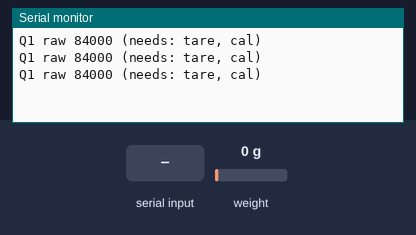
A sketch run on a simulated ESP32. On the bench: the last lines printed to the serial monitor. Wiring (inferred from the names in the program): HX711 load-cell converter: data GPIO 19; SCK GPIO 18. Inputs (shaded band) come from the test bench; at power-on: weight on the scale 0 g. EEPROM starts erased.

Above: at 1.5 s.
1.6 s: "tare\n" received over Serial
4.6 s: "show\n" received over Serial
At 4.96 s:
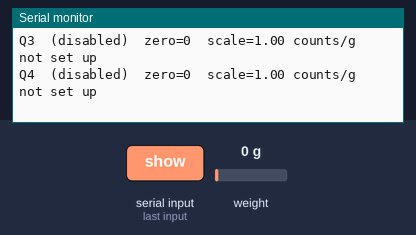
6.1 s: "plot\n" received over Serial
At 7.3 s:
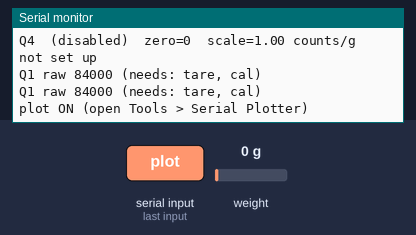
7.6 s: "raw\n" received over Serial
At 8.8 s:
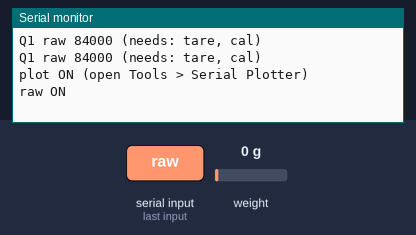
9.1 s: "reset\n" received over Serial
At 9.5 s:
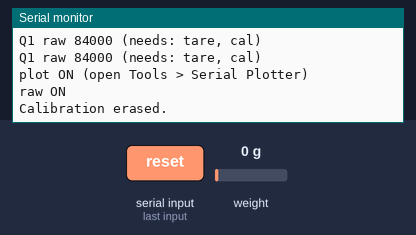
10.6 s: "90,45\n" received over Serial
At 11.2 s:
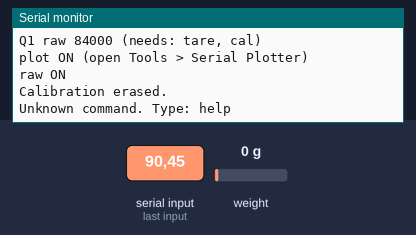
Timing chart, 0 to 13.1 s (numbered marks = the images above; inputs shaded):
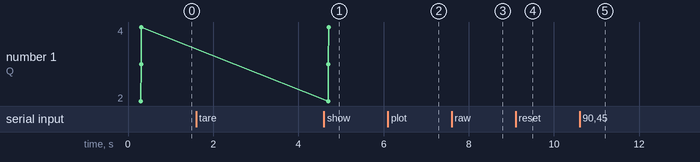

The sketch:

LoadCell_Live.ino
```cpp
/*
  LoadCell_Live.ino  -  see the weight on your load cells, live, and see every CHANGE as it happens.
  (bring-up / test sketch: NO Wi-Fi, NO server. Use it to check wiring + calibrate. Then flash Shelf_Shelf.ino.)

  WIRING (same as the final shelf)         Q1 = DOUT -> GPIO19     Q2 -> GPIO21    Q3 -> GPIO22    Q4 -> GPIO23
    every HX711:  SCK/CLK -> GPIO18 (shared),  VCC -> 3V3,  GND -> GND
    only have ONE HX711 wired so far?  Leave ENABLED = {true,false,false,false} below. Wired two? set the 2nd to true.

  ARDUINO IDE:  Board "ESP32 Dev Module"   Serial Monitor: 115200 baud, line ending "Newline"   No libraries needed.

  FIRST TIME (do these in the Serial Monitor, one at a time):
     1. empty tray ........................ type:  tare
     2. put a KNOWN weight on that tray ... type:  cal 1 500      (cell number, weight in grams - a 500 g..2 kg weight is best)
     3. take it off / put it on ........... the line should show ~0 g and ~500 g. Done - it is saved in the ESP32.
  Calibration is saved with the same keys as Shelf_Shelf.ino, so you do not need to redo it there.

  WHAT YOU SEE
     Q1   181.2 g  still      <- every half second: current weight, and whether it is moving or still
     >>> Q1  +181.0 g  PLACED   (now 181.2 g)    <- printed ONCE each time the weight changes by 5 g or more and settles
  Type  plot  to get numbers the Arduino "Serial Plotter" can draw as a live graph.
*/
#include <Preferences.h>

// =============================== EDIT THESE ===============================
const uint8_t PIN_CLK     = 18;
const uint8_t PIN_DOUT[4] = {19, 21, 22, 23};          // Q1..Q4
bool ENABLED[4]           = {true, false, false, false}; // set true for every HX711 you have wired
const uint32_t SAMPLE_MS  = 100;       // HX711 gives 10 readings per second
const uint32_t PRINT_MS   = 500;       // how often the live line prints
const float STABLE_TOL_G  = 3.0f;      // last 8 readings agree within 3 g  -> "still"
const float EVENT_MIN_G   = 5.0f;      // report a change only if it is at least 5 g
const int   CAL_SAMPLES   = 20;        // readings averaged for tare / cal (~2 s)
// ==========================================================================

static portMUX_TYPE hxMux = portMUX_INITIALIZER_UNLOCKED;

class HX711Multi {                      // reads every ENABLED chip at once (shared clock)
public:
  void begin() {
    pinMode(PIN_CLK, OUTPUT); digitalWrite(PIN_CLK, LOW);
    for (int i = 0; i < 4; i++) pinMode(PIN_DOUT[i], INPUT);
  }
  bool readEnabled(int32_t out[4], uint32_t timeoutMs = 300) {
    uint32_t t0 = millis();
    while (!ready()) { if (millis() - t0 > timeoutMs) return false; delay(1); }
    uint32_t v[4] = {0, 0, 0, 0};
    portENTER_CRITICAL(&hxMux);
    for (int b = 0; b < 24; b++) {
      digitalWrite(PIN_CLK, HIGH); delayMicroseconds(1);
      for (int i = 0; i < 4; i++) if (ENABLED[i]) v[i] = (v[i] << 1) | (digitalRead(PIN_DOUT[i]) ? 1u : 0u);
      digitalWrite(PIN_CLK, LOW);  delayMicroseconds(1);
    }
    digitalWrite(PIN_CLK, HIGH); delayMicroseconds(1);     // 25th pulse: next reading = channel A, gain 128
    digitalWrite(PIN_CLK, LOW);
    portEXIT_CRITICAL(&hxMux);
    for (int i = 0; i < 4; i++) { if (v[i] & 0x800000u) v[i] |= 0xFF000000u; out[i] = (int32_t)v[i]; }
    return true;
  }
private:
  bool ready() {
    bool any = false;
    for (int i = 0; i < 4; i++) if (ENABLED[i]) { any = true; if (digitalRead(PIN_DOUT[i])) return false; }
    return any;
  }
};

// follows one quadrant: smooth value, still/moving, and "a change just happened"
struct Tracker {
  static const int W = 8;
  float buf[W]; int head = 0, count = 0; float baseline = 0; bool have = false;
  void reset() { head = 0; count = 0; have = false; }
  // returns true when a settled change >= EVENT_MIN_G happened; fills delta + now
  bool push(float g, bool &still, float &now, float &delta) {
    buf[head] = g; head = (head + 1) % W; if (count < W) count++;
    float lo = buf[0], hi = buf[0], s = 0;
    for (int i = 0; i < count; i++) { if (buf[i] < lo) lo = buf[i]; if (buf[i] > hi) hi = buf[i]; s += buf[i]; }
    now = s / count;
    still = (count == W) && ((hi - lo) <= STABLE_TOL_G);
    if (!still) return false;
    if (!have) { baseline = now; have = true; return false; }
    if (fabsf(now - baseline) >= EVENT_MIN_G) { delta = now - baseline; baseline = now; return true; }
    return false;
  }
};

HX711Multi hx;
Tracker    trk[4];
Preferences prefs;
float zeroRaw[4] = {0, 0, 0, 0}, scaleCpg[4] = {1, 1, 1, 1};
bool  calibrated[4] = {false, false, false, false}, tared[4] = {false, false, false, false};
bool  plotMode = false, rawMode = false;
char  cmd[64]; int cmdLen = 0;
uint32_t nextSample = 0, nextPrint = 0;
float lastNow[4] = {0, 0, 0, 0}; bool lastStill[4] = {false, false, false, false};
int32_t lastRaw[4] = {0, 0, 0, 0};
bool gotReading = false; uint32_t lastGoodMs = 0;

float toGrams(int q, int32_t raw) { return ((float)raw - zeroRaw[q]) / scaleCpg[q]; }

void saveQ(int q) {                       // same keys as Shelf_Shelf.ino
  char k[8];
  snprintf(k, sizeof k, "z%d", q);  prefs.putFloat(k, zeroRaw[q]);
  snprintf(k, sizeof k, "s%d", q);  prefs.putFloat(k, scaleCpg[q]);
  snprintf(k, sizeof k, "ok%d", q); prefs.putBool(k, calibrated[q]);
  snprintf(k, sizeof k, "t%d", q);  prefs.putBool(k, tared[q]);
}
void loadAll() {
  for (int q = 0; q < 4; q++) {
    char k[8];
    snprintf(k, sizeof k, "z%d", q);  zeroRaw[q]  = prefs.getFloat(k, 0);
    snprintf(k, sizeof k, "s%d", q);  scaleCpg[q] = prefs.getFloat(k, 1);
    snprintf(k, sizeof k, "ok%d", q); calibrated[q] = prefs.getBool(k, false);
    snprintf(k, sizeof k, "t%d", q);  tared[q] = prefs.getBool(k, false);
    if (scaleCpg[q] == 0) { scaleCpg[q] = 1; calibrated[q] = false; }
  }
}
void showCal() {
  Serial.println("---- saved calibration ----");
  for (int q = 0; q < 4; q++)
    Serial.printf("Q%d  %s  zero=%.0f  scale=%.2f counts/g  %s\n", q + 1, ENABLED[q] ? "(enabled) " : "(disabled)", zeroRaw[q], scaleCpg[q],
                  calibrated[q] ? "CALIBRATED" : (tared[q] ? "tared - now type: cal <q> <grams>" : "not set up"));
}
bool avgRaw(float out[4], int n) {
  double s[4] = {0, 0, 0, 0}; int got = 0, tries = 0;
  while (got < n && tries < n * 4) {
    int32_t r[4]; tries++;
    if (hx.readEnabled(r)) { for (int i = 0; i < 4; i++) s[i] += r[i]; got++; }
  }
  if (got < n / 2) return false;
  for (int i = 0; i < 4; i++) out[i] = (float)(s[i] / got);
  return true;
}
void help() {
  Serial.println("Commands (type, press Enter):");
  Serial.println("  tare          empty trays = 0 g (all enabled cells)      tare 2 = only Q2");
  Serial.println("  cal 1 500     put a KNOWN weight (grams) on Q1's tray, then type this");
  Serial.println("  show          saved calibration        raw  toggle raw counts (wiring check)");
  Serial.println("  plot          toggle numbers for Serial Plotter           reset  erase calibration");
}
void doTare(int only) {
  float a[4];
  if (!avgRaw(a, CAL_SAMPLES)) { Serial.println("TARE FAILED: no HX711 answered. Check VCC/GND/CLK/DOUT wiring and ENABLED[]."); return; }
  for (int q = 0; q < 4; q++) if (ENABLED[q] && (only < 0 || only == q)) { zeroRaw[q] = a[q]; tared[q] = true; saveQ(q); trk[q].reset(); Serial.printf("Q%d zero set (%.0f)%s\n", q + 1, a[q], calibrated[q] ? "" : "  -> now: cal " "<q> <grams>"); }
}
void doCal(int q, float known) {
  if (!ENABLED[q]) { Serial.printf("Q%d is disabled in ENABLED[] (top of the sketch).\n", q + 1); return; }
  if (!tared[q]) { Serial.printf("Q%d has no zero yet. Empty the tray and type: tare\n", q + 1); return; }
  if (known < 50) { Serial.println("Use a known weight of at least 50 g (500 g to 2 kg is best)."); return; }
  float a[4];
  if (!avgRaw(a, CAL_SAMPLES)) { Serial.println("CAL FAILED: HX711 not responding."); return; }
  float diff = a[q] - zeroRaw[q];
  if (fabsf(diff) < 2000) { Serial.printf("Q%d barely changed (%.0f counts). Is the weight on Q%d's tray, and did you tare first?\n", q + 1, diff, q + 1); return; }
  scaleCpg[q] = diff / known; calibrated[q] = true; saveQ(q); trk[q].reset();
  Serial.printf("Q%d calibrated: %.2f counts/g%s\n", q + 1, scaleCpg[q], diff < 0 ? "  (negative = A+/A- swapped; handled)" : "");
  float mag = fabsf(scaleCpg[q]);
  if (mag < 50 || mag > 1500) Serial.println("  WARNING: expected roughly 100-500 counts/g. Check wiring and that the weight is on the free end.");
  Serial.println("  Now take the weight off and on again: you should see ~0 g and ~the known weight.");
}
void handleCmd(char* s) {
  int q = 0; float g = 0;
  if (!strcmp(s, "help") || !strcmp(s, "?")) help();
  else if (!strcmp(s, "tare")) doTare(-1);
  else if (sscanf(s, "tare %d", &q) == 1 && q >= 1 && q <= 4) doTare(q - 1);
  else if (sscanf(s, "cal %d %f", &q, &g) == 2 && q >= 1 && q <= 4) doCal(q - 1, g);
  else if (!strcmp(s, "show")) showCal();
  else if (!strcmp(s, "plot")) { plotMode = !plotMode; Serial.println(plotMode ? "plot ON (open Tools > Serial Plotter)" : "plot OFF"); }
  else if (!strcmp(s, "raw")) { rawMode = !rawMode; Serial.println(rawMode ? "raw ON" : "raw OFF"); }
  else if (!strcmp(s, "reset")) { prefs.clear(); for (int i = 0; i < 4; i++) { zeroRaw[i] = 0; scaleCpg[i] = 1; calibrated[i] = false; tared[i] = false; trk[i].reset(); } Serial.println("Calibration erased."); }
  else if (s[0]) Serial.println("Unknown command. Type: help");
}
void pollSerial() {
  while (Serial.available()) {
    char c = (char)Serial.read();
    if (c == '\r') continue;
    if (c == '\n') { cmd[cmdLen] = 0; handleCmd(cmd); cmdLen = 0; }
    else if (cmdLen < (int)sizeof(cmd) - 1) cmd[cmdLen++] = (char)tolower(c);
  }
}

void setup() {
  Serial.begin(115200); delay(300);
  Serial.println("\n=== LoadCell_Live ===");
  hx.begin();
  prefs.begin("shelf", false);
  loadAll();
  showCal();
  help();
  bool anyCal = false; for (int q = 0; q < 4; q++) if (ENABLED[q] && calibrated[q]) anyCal = true;
  if (!anyCal) Serial.println("\nNot calibrated yet: empty the tray, type  tare , then put a known weight on and type  cal 1 500");
}

void loop() {
  pollSerial();
  uint32_t now = millis();
  if (now >= nextSample) {
    nextSample = now + SAMPLE_MS;
    int32_t r[4];
    if (hx.readEnabled(r)) {
      gotReading = true; lastGoodMs = now;
      for (int q = 0; q < 4; q++) {
        if (!ENABLED[q]) continue;
        lastRaw[q] = r[q];
        if (!calibrated[q]) continue;
        bool still; float cur, delta = 0;
        float g = toGrams(q, r[q]);
        bool ev = trk[q].push(g, still, cur, delta);
        lastNow[q] = cur; lastStill[q] = still;
        if (ev) Serial.printf(">>> Q%d  %+.1f g  %s   (now %.1f g)%s\n", q + 1, delta, delta > 0 ? "PLACED / ADDED" : "REMOVED",
                              cur, delta >= 30 ? "   [backend would bind a scanned fruit here]" : "");
      }
    }
  }
  if (now >= nextPrint) {
    nextPrint = now + PRINT_MS;
    if (!gotReading || now - lastGoodMs > 1500) { Serial.println("No data from the HX711 (check wiring: VCC 3V3, GND, SCK->GPIO18, DOUT->GPIO19 for Q1)."); return; }
    bool first = true;
    for (int q = 0; q < 4; q++) {
      if (!ENABLED[q]) continue;
      if (plotMode) { if (calibrated[q]) { Serial.printf("%sQ%d:%.1f", first ? "" : ",", q + 1, lastNow[q]); first = false; } continue; }
      if (!first) Serial.print("  |  "); first = false;
      if (!calibrated[q]) Serial.printf("Q%d raw %ld (needs: tare, cal)", q + 1, (long)lastRaw[q]);
      else if (rawMode) Serial.printf("Q%d %7.1f g  raw %ld  %s", q + 1, lastNow[q], (long)lastRaw[q], lastStill[q] ? "still" : "moving");
      else Serial.printf("Q%d %7.1f g  %s", q + 1, lastNow[q], lastStill[q] ? "still" : "moving");
    }
    if (!first) Serial.println();
  }
}
```

Measured:
- after the input at 4.6 s, the serial monitor: prints a new line after 0.10 s (image 1)
- after the input at 6.1 s, the serial monitor: prints a new line at once (image 2)
- after the input at 7.6 s, the serial monitor: prints a new line at once (image 3)
- after the input at 9.1 s, the serial monitor: prints a new line at once (image 4)
- after the input at 10.6 s, the serial monitor: prints a new line after 0.05 s (image 5)
